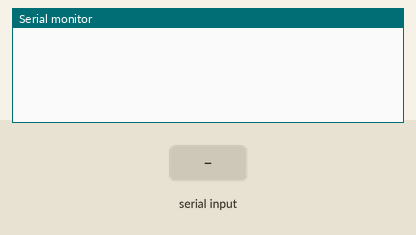
A sketch run on a simulated Arduino Uno, built with avr-gcc and run on an emulated ATmega328P. On the bench: the last lines printed to the serial monitor. Inputs (shaded band) come from the test bench.

Above: at 1.2 s.
1.3 s: "1" received over Serial
At 2.5 s:
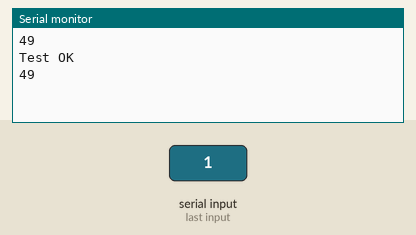
2.9 s: "0" received over Serial
At 4.1 s:
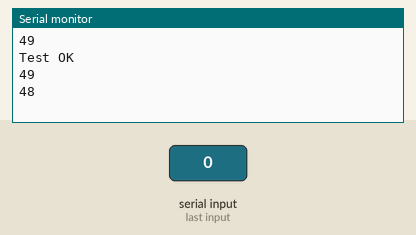
4.4 s: "2" received over Serial
At 5.6 s:
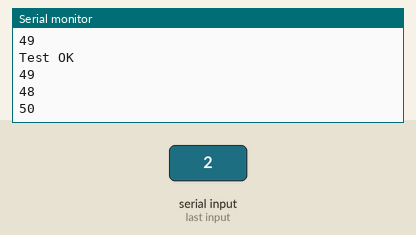
Timing chart, 0 to 7.4 s (numbered marks = the images above; inputs shaded):
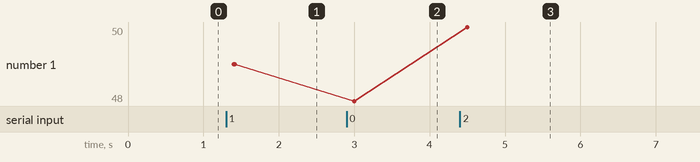

The sketch:

twoway.ino
```cpp
int val;
void setup() {
  Serial.begin(9600); // opensserial port, sets data rate to 9600 bps
  while(Serial.read()>= 0){}//clear serialbuffer
}

void loop() {
  if (Serial.available() > 0) {
    delay(100); // 等待数据传完
    int numdata = Serial.available();
    val=Serial.read();
    Serial.println(val);
    if(val==49)
    {
      Serial.println("Test OK");
      Serial.println(val);
    }
    while(Serial.read()>=0){} //清空串口缓存
  }
  // put your main code here, to run repeatedly:
}
```

Measured:
- after the input at 1.3 s, the serial monitor: prints a new line after 0.10 s (image 1)
- after the input at 2.9 s, the serial monitor: prints a new line after 0.10 s (image 2)
- after the input at 4.4 s, the serial monitor: prints a new line after 0.10 s (image 3)
- plotted number 1: 49 → 48 after the input at 2.9 s, 48 → 50 after the input at 4.4 s
